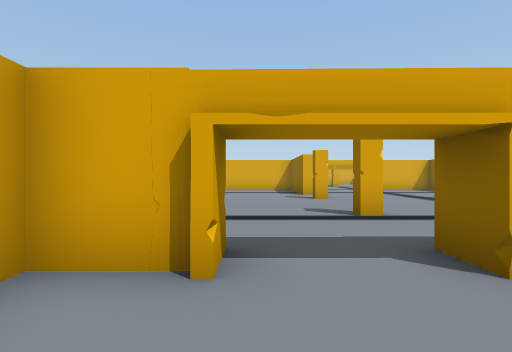
View 1 (above)

23 first-person views from a walk through a Unity game level. The camera is 1.4 m above the floor, looks level and sees 80° across. Doors are open. The floor is counted in squares, 2 m on a side. Each view is taken from the middle of a square. On the plan, view 1 faces up. The plan holds only what a view shows up to about 10 squares ahead; the rest is blank. The place goes on beyond the plan. Some animated figures are not drawn.

View 2
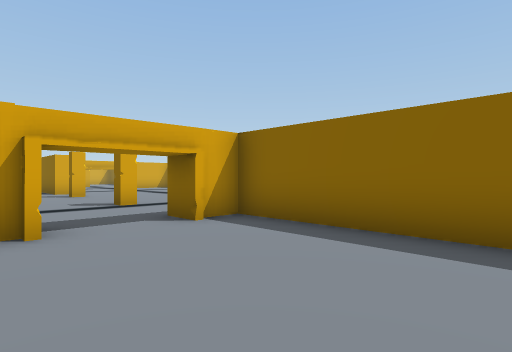

View 3
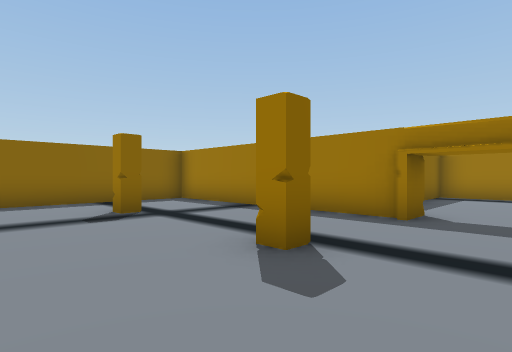

View 4
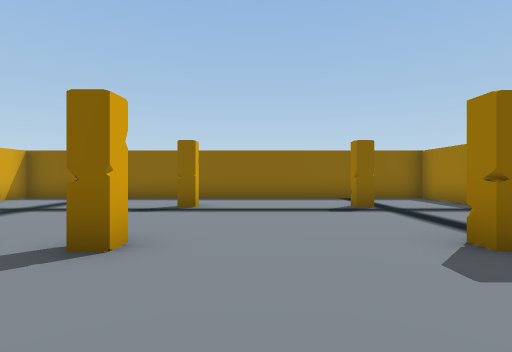

View 5
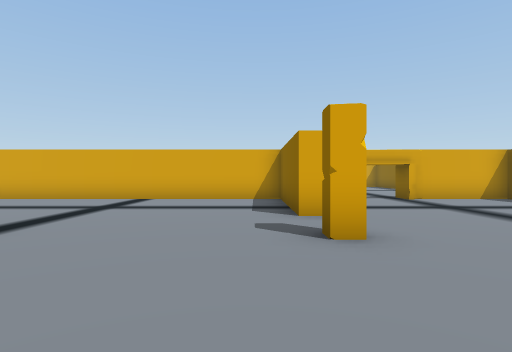

View 6
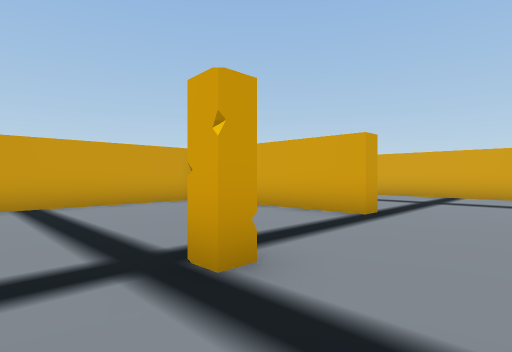

View 7
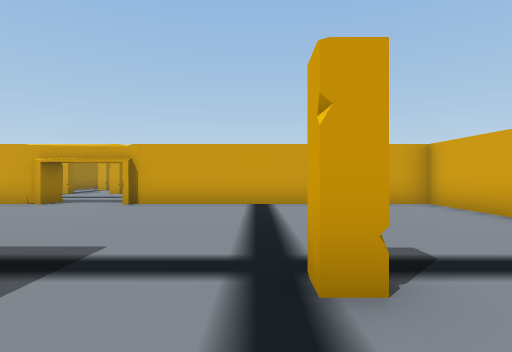

View 8
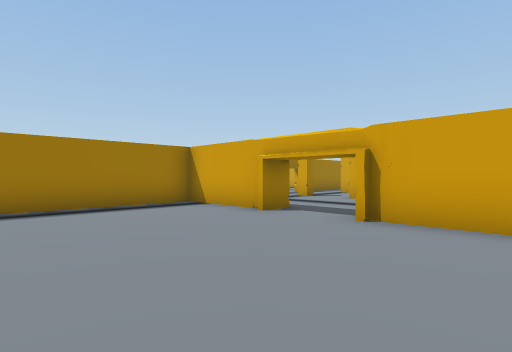

View 9
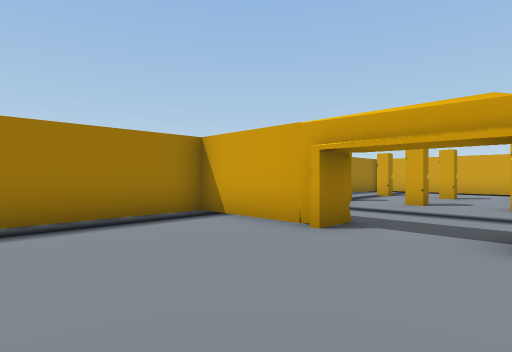

View 10
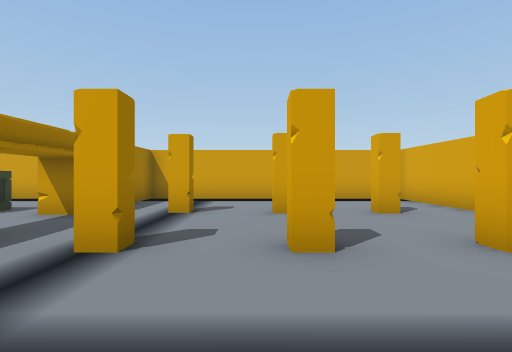

View 11
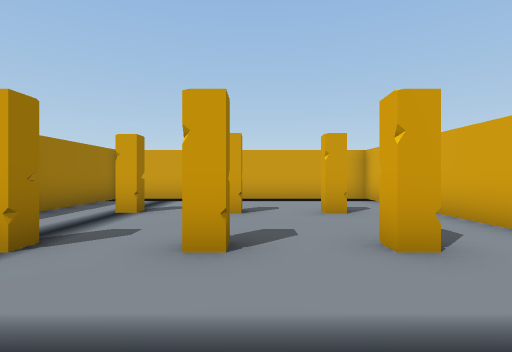

View 12
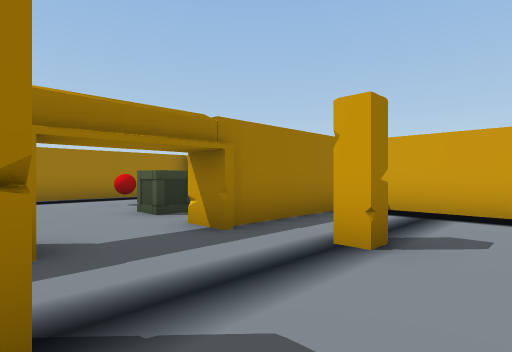

View 13
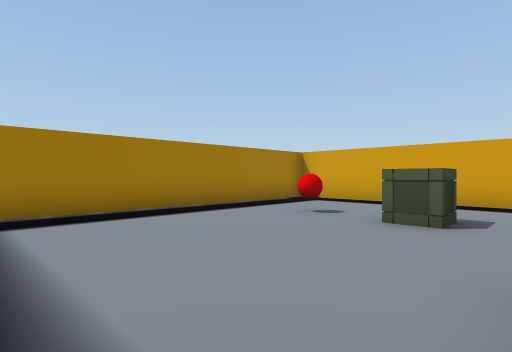

View 14
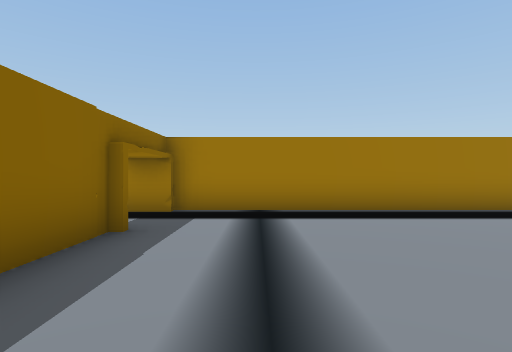

View 15
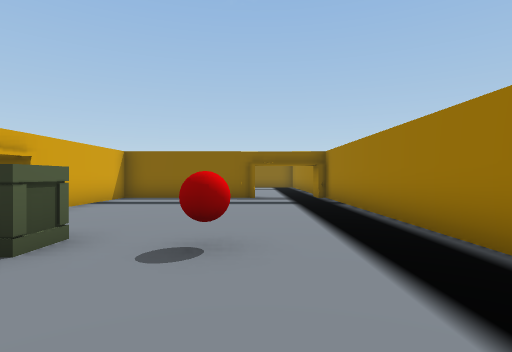

View 16
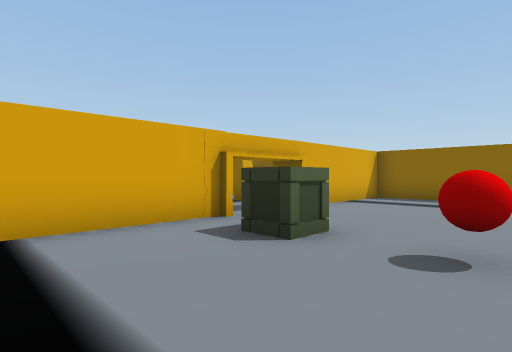

View 17
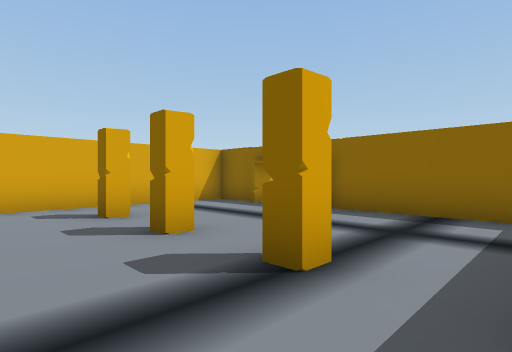

View 18
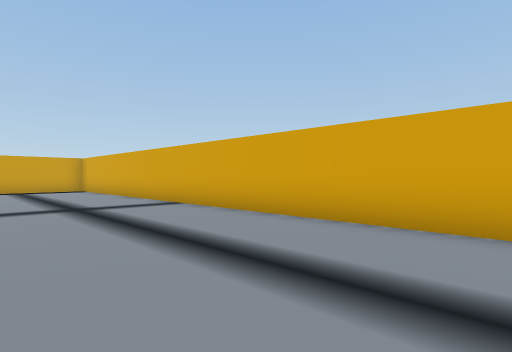

View 19
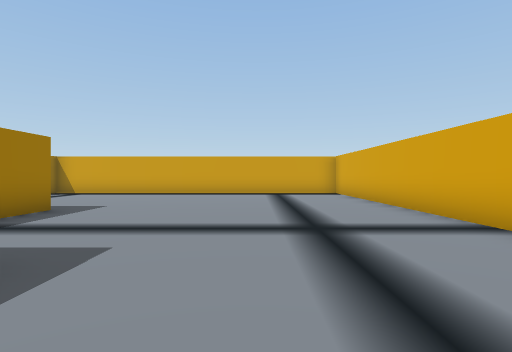

View 20
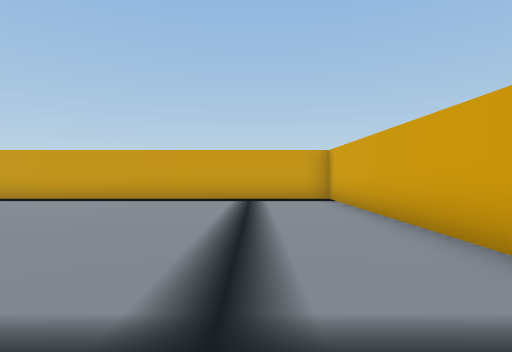

View 21
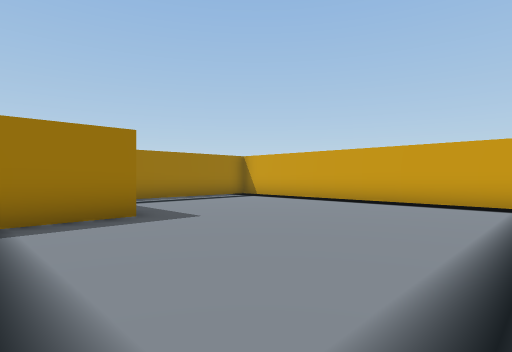

View 22
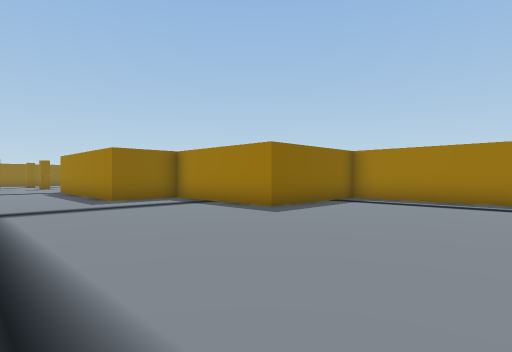

View 23
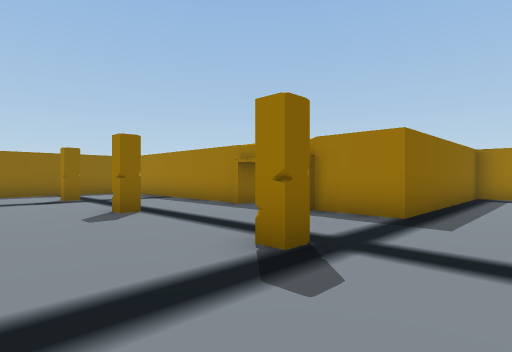

### Floor plan
Points are (right, up) in squares from view 1. A wall is a line through its corners. A room is listed if a view was taken in it or the views show most of it. See-through windows are left out.
Room 1 (views 1, 2)
walls: (0.9, -3.2) (2.8, -3.2) (2.8, 2.2) (2.1, 2.2); (-0.6, 2.2) (-1.8, 2.2)
ways out: opening at (0.5, 2) to room 2
Room 2 (views 3, 4, 5, 6, 7, 8, 9, 10, 11, 12, 13, 14, 15, 16, 17, 18, 19, 20, 21, 22, 23)
walls: (-8.2, 2.4) (-8.2, 3.4) (-18.4, 3.4) (-18.4, -4.2) (-14.8, -4.2); (-7.7, -0.6) (-7.7, -3.2) (-2.2, -3.2) (-2.2, 2.7) (-0.5, 2.7); (-2.5, 9.9) (-2.5, 9.3) (-7.7, 9.3) (-7.7, 2.5); (-8.2, -3.5) (-8.2, -0.8); (-16.2, 3.9) (-12.3, 3.9) (-12.3, 7.8) (-8.2, 7.8) (-8.2, 9.8) (-6, 9.8); (2.6, 2.7) (8.6, 2.7) (8.6, 12.1); (2.2, 11.4) (1.8, 11.4) (1.8, 15.3) (-18.4, 15.3) (-18.4, 5); (-14.9, -4.8) (-17.6, -4.8); (-8.2, -8.6) (-8.2, -4.8) (-11.2, -4.8); (-18.4, -5.6) (-18.4, -10.8); (8.6, 13.6) (8.6, 15.3) (6.6, 15.3); (-18, -11.2) (-8.1, -11.2)
ways out: opening at (0.5, 2) to room 1; opening at (-8, -9.5); opening at (4.5, 16); gap at (-15, -5)
objects: red ball (-15, -8); crate (-15, -7) to (-15, -6); other object (-15, -2); other object (-15, 0); other object (-15, 2); other object (-12, -5); other object (-12, -2); other object (-12, 0); other object (-12, 2); other object (-8, -9); other object (-8, 2); other object (-2, 6); other object (2, 3); other object (2, 6); other object (2, 10); other object (6, 6); other object (6, 10); other object (6, 15)

Positions as (right, up) in squares from view 1, and headings:
1: (0, 0), facing up
2: (-1, -2), facing up-right
3: (0, 8), facing down-right
4: (-1, 8), facing right
5: (1, 6), facing up
6: (0, 4), facing up-left
7: (0, 5), facing left
8: (-3, 4), facing down-left
9: (-4, 2), facing down-left
10: (-9, -1), facing left
11: (-9, 0), facing left
12: (-12, -1), facing down-left
13: (-10, -5), facing down-left
14: (-10, -5), facing down
15: (-18, -9), facing right
16: (-18, -9), facing up-right
17: (-14, -4), facing up-right
18: (-3, 11), facing up-left
19: (-6, 12), facing left
20: (-9, 13), facing left
21: (-10, 13), facing down-left
22: (-17, 13), facing down-right
23: (-4, 8), facing down-right
